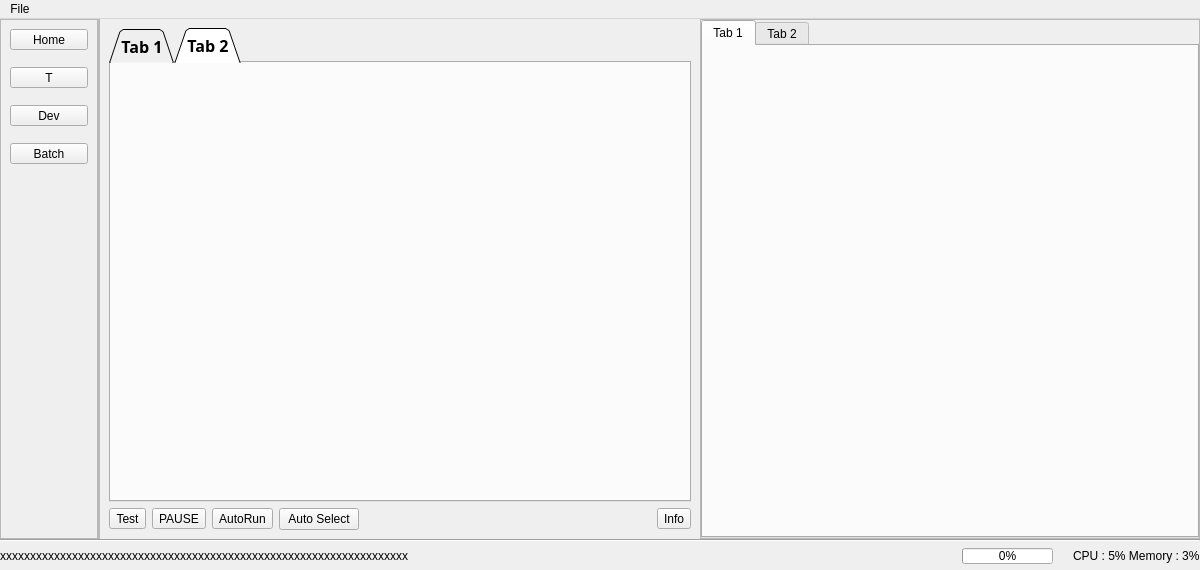
<?xml version="1.0" encoding="UTF-8"?>
<ui version="4.0">
 <class>MainWindow</class>
 <widget class="QMainWindow" name="MainWindow">
  <property name="geometry">
   <rect>
    <x>0</x>
    <y>0</y>
    <width>1200</width>
    <height>570</height>
   </rect>
  </property>
  <property name="sizePolicy">
   <sizepolicy hsizetype="Preferred" vsizetype="Maximum">
    <horstretch>0</horstretch>
    <verstretch>0</verstretch>
   </sizepolicy>
  </property>
  <property name="minimumSize">
   <size>
    <width>1200</width>
    <height>0</height>
   </size>
  </property>
  <property name="contextMenuPolicy">
   <enum>Qt::NoContextMenu</enum>
  </property>
  <property name="windowTitle">
   <string notr="true">MainWindow</string>
  </property>
  <property name="styleSheet">
   <string notr="true"/>
  </property>
  <widget class="QWidget" name="centralwidget">
   <property name="sizePolicy">
    <sizepolicy hsizetype="MinimumExpanding" vsizetype="Expanding">
     <horstretch>0</horstretch>
     <verstretch>0</verstretch>
    </sizepolicy>
   </property>
   <property name="minimumSize">
    <size>
     <width>0</width>
     <height>0</height>
    </size>
   </property>
   <layout class="QVBoxLayout" name="verticalLayout_4">
    <property name="spacing">
     <number>0</number>
    </property>
    <property name="margin">
     <number>0</number>
    </property>
    <item>
     <layout class="QHBoxLayout" name="horizontalLayout_main">
      <property name="spacing">
       <number>0</number>
      </property>
      <item>
       <widget class="QFrame" name="frame_sidebar">
        <property name="sizePolicy">
         <sizepolicy hsizetype="Minimum" vsizetype="Preferred">
          <horstretch>0</horstretch>
          <verstretch>0</verstretch>
         </sizepolicy>
        </property>
        <property name="minimumSize">
         <size>
          <width>80</width>
          <height>0</height>
         </size>
        </property>
        <property name="maximumSize">
         <size>
          <width>120</width>
          <height>16777215</height>
         </size>
        </property>
        <property name="frameShape">
         <enum>QFrame::StyledPanel</enum>
        </property>
        <property name="frameShadow">
         <enum>QFrame::Raised</enum>
        </property>
        <layout class="QVBoxLayout" name="verticalLayout_6">
         <property name="spacing">
          <number>0</number>
         </property>
         <item>
          <widget class="QToolButton" name="sidebar_button_home">
           <property name="sizePolicy">
            <sizepolicy hsizetype="MinimumExpanding" vsizetype="Fixed">
             <horstretch>0</horstretch>
             <verstretch>0</verstretch>
            </sizepolicy>
           </property>
           <property name="maximumSize">
            <size>
             <width>120</width>
             <height>16777215</height>
            </size>
           </property>
           <property name="text">
            <string>Home</string>
           </property>
          </widget>
         </item>
         <item>
          <spacer name="verticalSpacer_2">
           <property name="orientation">
            <enum>Qt::Vertical</enum>
           </property>
           <property name="sizeType">
            <enum>QSizePolicy::Minimum</enum>
           </property>
           <property name="sizeHint" stdset="0">
            <size>
             <width>20</width>
             <height>17</height>
            </size>
           </property>
          </spacer>
         </item>
         <item>
          <widget class="QToolButton" name="sidebar_button_tools">
           <property name="sizePolicy">
            <sizepolicy hsizetype="MinimumExpanding" vsizetype="Fixed">
             <horstretch>0</horstretch>
             <verstretch>0</verstretch>
            </sizepolicy>
           </property>
           <property name="maximumSize">
            <size>
             <width>120</width>
             <height>16777215</height>
            </size>
           </property>
           <property name="text">
            <string>T</string>
           </property>
          </widget>
         </item>
         <item>
          <spacer name="verticalSpacer_3">
           <property name="orientation">
            <enum>Qt::Vertical</enum>
           </property>
           <property name="sizeType">
            <enum>QSizePolicy::Minimum</enum>
           </property>
           <property name="sizeHint" stdset="0">
            <size>
             <width>20</width>
             <height>17</height>
            </size>
           </property>
          </spacer>
         </item>
         <item>
          <widget class="QToolButton" name="sidebar_button_dev_tools">
           <property name="sizePolicy">
            <sizepolicy hsizetype="MinimumExpanding" vsizetype="Fixed">
             <horstretch>0</horstretch>
             <verstretch>0</verstretch>
            </sizepolicy>
           </property>
           <property name="maximumSize">
            <size>
             <width>120</width>
             <height>16777215</height>
            </size>
           </property>
           <property name="text">
            <string>Dev</string>
           </property>
          </widget>
         </item>
         <item>
          <spacer name="verticalSpacer_4">
           <property name="orientation">
            <enum>Qt::Vertical</enum>
           </property>
           <property name="sizeType">
            <enum>QSizePolicy::Minimum</enum>
           </property>
           <property name="sizeHint" stdset="0">
            <size>
             <width>20</width>
             <height>17</height>
            </size>
           </property>
          </spacer>
         </item>
         <item>
          <widget class="QToolButton" name="sidebar_button_batch">
           <property name="sizePolicy">
            <sizepolicy hsizetype="MinimumExpanding" vsizetype="Fixed">
             <horstretch>0</horstretch>
             <verstretch>0</verstretch>
            </sizepolicy>
           </property>
           <property name="maximumSize">
            <size>
             <width>120</width>
             <height>16777215</height>
            </size>
           </property>
           <property name="text">
            <string>Batch</string>
           </property>
          </widget>
         </item>
         <item>
          <spacer name="verticalSpacer">
           <property name="orientation">
            <enum>Qt::Vertical</enum>
           </property>
           <property name="sizeHint" stdset="0">
            <size>
             <width>20</width>
             <height>40</height>
            </size>
           </property>
          </spacer>
         </item>
        </layout>
       </widget>
      </item>
      <item>
       <widget class="QFrame" name="frame_center">
        <property name="minimumSize">
         <size>
          <width>0</width>
          <height>0</height>
         </size>
        </property>
        <property name="frameShape">
         <enum>QFrame::StyledPanel</enum>
        </property>
        <property name="frameShadow">
         <enum>QFrame::Raised</enum>
        </property>
        <layout class="QVBoxLayout" name="verticalLayout_7">
         <property name="spacing">
          <number>0</number>
         </property>
         <property name="margin">
          <number>0</number>
         </property>
        </layout>
       </widget>
      </item>
      <item>
       <widget class="QStackedWidget" name="stackedWidget_main">
        <property name="sizePolicy">
         <sizepolicy hsizetype="Expanding" vsizetype="Preferred">
          <horstretch>0</horstretch>
          <verstretch>0</verstretch>
         </sizepolicy>
        </property>
        <property name="minimumSize">
         <size>
          <width>600</width>
          <height>0</height>
         </size>
        </property>
        <property name="maximumSize">
         <size>
          <width>1111111</width>
          <height>16777215</height>
         </size>
        </property>
        <property name="currentIndex">
         <number>0</number>
        </property>
        <widget class="QWidget" name="page_program_tab">
         <layout class="QVBoxLayout" name="verticalLayout">
          <item>
           <widget class="QTabWidget" name="tabWidget_process">
            <property name="sizePolicy">
             <sizepolicy hsizetype="MinimumExpanding" vsizetype="MinimumExpanding">
              <horstretch>0</horstretch>
              <verstretch>0</verstretch>
             </sizepolicy>
            </property>
            <property name="minimumSize">
             <size>
              <width>0</width>
              <height>360</height>
             </size>
            </property>
            <property name="font">
             <font>
              <family>CM Sans CE</family>
              <pointsize>12</pointsize>
              <weight>75</weight>
              <bold>true</bold>
             </font>
            </property>
            <property name="autoFillBackground">
             <bool>false</bool>
            </property>
            <property name="styleSheet">
             <string notr="true"/>
            </property>
            <property name="tabPosition">
             <enum>QTabWidget::North</enum>
            </property>
            <property name="tabShape">
             <enum>QTabWidget::Triangular</enum>
            </property>
            <property name="currentIndex">
             <number>1</number>
            </property>
            <property name="iconSize">
             <size>
              <width>50</width>
              <height>80</height>
             </size>
            </property>
            <property name="elideMode">
             <enum>Qt::ElideNone</enum>
            </property>
            <property name="usesScrollButtons">
             <bool>true</bool>
            </property>
            <property name="documentMode">
             <bool>false</bool>
            </property>
            <property name="tabsClosable">
             <bool>false</bool>
            </property>
            <property name="movable">
             <bool>false</bool>
            </property>
            <widget class="QWidget" name="tab">
             <property name="sizePolicy">
              <sizepolicy hsizetype="MinimumExpanding" vsizetype="MinimumExpanding">
               <horstretch>0</horstretch>
               <verstretch>0</verstretch>
              </sizepolicy>
             </property>
             <attribute name="title">
              <string>Tab 1</string>
             </attribute>
             <layout class="QVBoxLayout" name="verticalLayout_5">
              <item>
               <widget class="QListWidget" name="listWidget">
                <property name="palette">
                 <palette>
                  <active/>
                  <inactive/>
                  <disabled/>
                 </palette>
                </property>
               </widget>
              </item>
             </layout>
            </widget>
            <widget class="QWidget" name="tab_2">
             <attribute name="title">
              <string>Tab 2</string>
             </attribute>
             <layout class="QVBoxLayout" name="verticalLayout_3"/>
            </widget>
           </widget>
          </item>
          <item>
           <layout class="QHBoxLayout" name="horizontalLayout_4">
            <item>
             <widget class="QToolButton" name="toolButton_test">
              <property name="text">
               <string>Test</string>
              </property>
             </widget>
            </item>
            <item>
             <widget class="QToolButton" name="toolButton_pause">
              <property name="toolTip">
               <string/>
              </property>
              <property name="whatsThis">
               <string/>
              </property>
              <property name="text">
               <string>PAUSE</string>
              </property>
             </widget>
            </item>
            <item>
             <widget class="QToolButton" name="toolButton_auto_run">
              <property name="text">
               <string>AutoRun</string>
              </property>
             </widget>
            </item>
            <item>
             <widget class="QPushButton" name="toolButton_auto_select">
              <property name="text">
               <string>Auto Select</string>
              </property>
             </widget>
            </item>
            <item>
             <spacer name="horizontalSpacer">
              <property name="orientation">
               <enum>Qt::Horizontal</enum>
              </property>
              <property name="sizeHint" stdset="0">
               <size>
                <width>40</width>
                <height>20</height>
               </size>
              </property>
             </spacer>
            </item>
            <item>
             <widget class="QToolButton" name="toolButton_program_info">
              <property name="text">
               <string>Info</string>
              </property>
             </widget>
            </item>
           </layout>
          </item>
         </layout>
        </widget>
        <widget class="QWidget" name="page_dev">
         <layout class="QVBoxLayout" name="verticalLayout_11">
          <item>
           <layout class="QVBoxLayout" name="verticalLayout_dev"/>
          </item>
         </layout>
        </widget>
       </widget>
      </item>
      <item>
       <widget class="QFrame" name="frame">
        <property name="sizePolicy">
         <sizepolicy hsizetype="Expanding" vsizetype="Preferred">
          <horstretch>0</horstretch>
          <verstretch>0</verstretch>
         </sizepolicy>
        </property>
        <property name="minimumSize">
         <size>
          <width>500</width>
          <height>0</height>
         </size>
        </property>
        <property name="maximumSize">
         <size>
          <width>800</width>
          <height>16777215</height>
         </size>
        </property>
        <property name="frameShape">
         <enum>QFrame::StyledPanel</enum>
        </property>
        <property name="frameShadow">
         <enum>QFrame::Raised</enum>
        </property>
        <layout class="QVBoxLayout" name="verticalLayout_2">
         <property name="spacing">
          <number>0</number>
         </property>
         <property name="margin">
          <number>0</number>
         </property>
         <item>
          <widget class="QTabWidget" name="tabWidget">
           <property name="sizePolicy">
            <sizepolicy hsizetype="Expanding" vsizetype="Expanding">
             <horstretch>50</horstretch>
             <verstretch>0</verstretch>
            </sizepolicy>
           </property>
           <property name="minimumSize">
            <size>
             <width>0</width>
             <height>0</height>
            </size>
           </property>
           <property name="maximumSize">
            <size>
             <width>10000000</width>
             <height>16777215</height>
            </size>
           </property>
           <property name="layoutDirection">
            <enum>Qt::LeftToRight</enum>
           </property>
           <property name="currentIndex">
            <number>0</number>
           </property>
           <widget class="QWidget" name="tab_log">
            <property name="sizePolicy">
             <sizepolicy hsizetype="MinimumExpanding" vsizetype="Preferred">
              <horstretch>0</horstretch>
              <verstretch>0</verstretch>
             </sizepolicy>
            </property>
            <property name="maximumSize">
             <size>
              <width>16777215</width>
              <height>16777215</height>
             </size>
            </property>
            <attribute name="title">
             <string>Tab 1</string>
            </attribute>
            <layout class="QVBoxLayout" name="verticalLayout_8">
             <property name="spacing">
              <number>6</number>
             </property>
             <property name="leftMargin">
              <number>9</number>
             </property>
             <property name="rightMargin">
              <number>9</number>
             </property>
             <item>
              <layout class="QVBoxLayout" name="verticalLayout_tab_log">
               <property name="spacing">
                <number>0</number>
               </property>
              </layout>
             </item>
            </layout>
           </widget>
           <widget class="QWidget" name="tab_program_info">
            <attribute name="title">
             <string>Tab 2</string>
            </attribute>
            <layout class="QVBoxLayout" name="verticalLayout_10">
             <item>
              <layout class="QVBoxLayout" name="verticalLayout_program_info"/>
             </item>
            </layout>
           </widget>
          </widget>
         </item>
        </layout>
       </widget>
      </item>
     </layout>
    </item>
    <item>
     <widget class="Line" name="line">
      <property name="orientation">
       <enum>Qt::Horizontal</enum>
      </property>
     </widget>
    </item>
    <item>
     <layout class="QHBoxLayout" name="horizontalLayout_status">
      <property name="spacing">
       <number>0</number>
      </property>
      <property name="topMargin">
       <number>4</number>
      </property>
      <property name="bottomMargin">
       <number>4</number>
      </property>
      <item>
       <widget class="QLabel" name="label_info">
        <property name="sizePolicy">
         <sizepolicy hsizetype="Expanding" vsizetype="Preferred">
          <horstretch>0</horstretch>
          <verstretch>0</verstretch>
         </sizepolicy>
        </property>
        <property name="minimumSize">
         <size>
          <width>0</width>
          <height>0</height>
         </size>
        </property>
        <property name="text">
         <string>xxxxxxxxxxxxxxxxxxxxxxxxxxxxxxxxxxxxxxxxxxxxxxxxxxxxxxxxxxxxxxxxxxxx</string>
        </property>
       </widget>
      </item>
      <item>
       <spacer name="horizontalSpacer_3">
        <property name="orientation">
         <enum>Qt::Horizontal</enum>
        </property>
        <property name="sizeHint" stdset="0">
         <size>
          <width>20</width>
          <height>20</height>
         </size>
        </property>
       </spacer>
      </item>
      <item>
       <widget class="QProgressBar" name="progressBar">
        <property name="sizePolicy">
         <sizepolicy hsizetype="Preferred" vsizetype="Preferred">
          <horstretch>0</horstretch>
          <verstretch>0</verstretch>
         </sizepolicy>
        </property>
        <property name="minimumSize">
         <size>
          <width>0</width>
          <height>14</height>
         </size>
        </property>
        <property name="maximumSize">
         <size>
          <width>16777215</width>
          <height>16</height>
         </size>
        </property>
        <property name="styleSheet">
         <string notr="true"/>
        </property>
        <property name="minimum">
         <number>0</number>
        </property>
        <property name="value">
         <number>0</number>
        </property>
       </widget>
      </item>
      <item>
       <spacer name="horizontalSpacer_2">
        <property name="orientation">
         <enum>Qt::Horizontal</enum>
        </property>
        <property name="sizeType">
         <enum>QSizePolicy::Minimum</enum>
        </property>
        <property name="sizeHint" stdset="0">
         <size>
          <width>20</width>
          <height>20</height>
         </size>
        </property>
       </spacer>
      </item>
      <item>
       <widget class="QLabel" name="label_cpu_memory">
        <property name="text">
         <string>CPU : 5% Memory : 3%</string>
        </property>
       </widget>
      </item>
     </layout>
    </item>
   </layout>
  </widget>
  <widget class="QMenuBar" name="menubar">
   <property name="geometry">
    <rect>
     <x>0</x>
     <y>0</y>
     <width>1200</width>
     <height>25</height>
    </rect>
   </property>
   <widget class="QMenu" name="menuFile">
    <property name="palette">
     <palette>
      <active/>
      <inactive/>
      <disabled/>
     </palette>
    </property>
    <property name="font">
     <font>
      <weight>50</weight>
      <bold>false</bold>
     </font>
    </property>
    <property name="title">
     <string>File</string>
    </property>
    <widget class="QMenu" name="menuPrivilage">
     <property name="title">
      <string>Privilage</string>
     </property>
     <addaction name="actionUser"/>
     <addaction name="actionSupervisor"/>
     <addaction name="actionDeveloper"/>
    </widget>
    <widget class="QMenu" name="menuMode">
     <property name="title">
      <string>Mode</string>
     </property>
     <addaction name="actionTest"/>
     <addaction name="actionRelease"/>
    </widget>
    <addaction name="actionCreateProgram"/>
    <addaction name="actionSaveConfig"/>
    <addaction name="separator"/>
    <addaction name="menuMode"/>
    <addaction name="menuPrivilage"/>
   </widget>
   <addaction name="menuFile"/>
  </widget>
  <action name="actionSaveConfig">
   <property name="text">
    <string>Save</string>
   </property>
  </action>
  <action name="actionCreateProgram">
   <property name="text">
    <string>Create Program</string>
   </property>
  </action>
  <action name="actionUser">
   <property name="text">
    <string>User</string>
   </property>
  </action>
  <action name="actionSupervisor">
   <property name="text">
    <string>Supervisor</string>
   </property>
  </action>
  <action name="actionDeveloper">
   <property name="text">
    <string>Developer</string>
   </property>
  </action>
  <action name="actionTest">
   <property name="text">
    <string>Test</string>
   </property>
  </action>
  <action name="actionRelease">
   <property name="text">
    <string>Release</string>
   </property>
  </action>
 </widget>
 <resources/>
 <connections/>
</ui>
